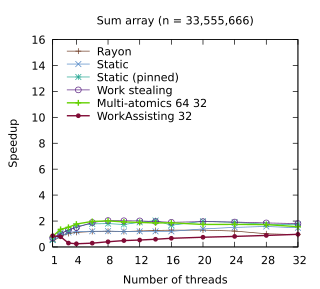

Source code (gnuplot):
set title "Sum array (n = 33,555,666)"
set terminal pdf size 3.2,2.9
set output "./results/Sum_array_n___33,555,666.pdf"
set key on
set key top left Left reverse
set key samplen 2.5
set xrange [1:32]
set xtics (1, 4, 8, 12, 16, 20, 24, 28, 32)
set xlabel "Number of threads"
set yrange [0:16]
set ylabel "Speedup"
plot './results/Sum_array_n___33,555,666.dat' using 1:2 title "Rayon" pointsize 0.7 lw 1 pt 1 linecolor rgb "#6E3B23" with linespoints, \
  './results/Sum_array_n___33,555,666.dat' using 1:3 title "Static" pointsize 0.7 lw 1 pt 2 linecolor rgb "#5287C6" with linespoints, \
  './results/Sum_array_n___33,555,666.dat' using 1:4 title "Static (pinned)" pointsize 0.7 lw 1 pt 3 linecolor rgb "#24A793" with linespoints, \
  './results/Sum_array_n___33,555,666.dat' using 1:5 title "Work stealing" pointsize 0.7 lw 1 pt 6 linecolor rgb "#5B2182" with linespoints, \
  './results/Sum_array_n___33,555,666.dat' using 1:6 title "Multi-atomics 64 32" pointsize 0.7 lw 2 pt 1 linecolor rgb "#64D000" with linespoints, \
  './results/Sum_array_n___33,555,666.dat' using 1:7 title "WorkAssisting 32" pointsize 0.4 lw 2 pt 7 linecolor rgb "#800A35" with linespoints
